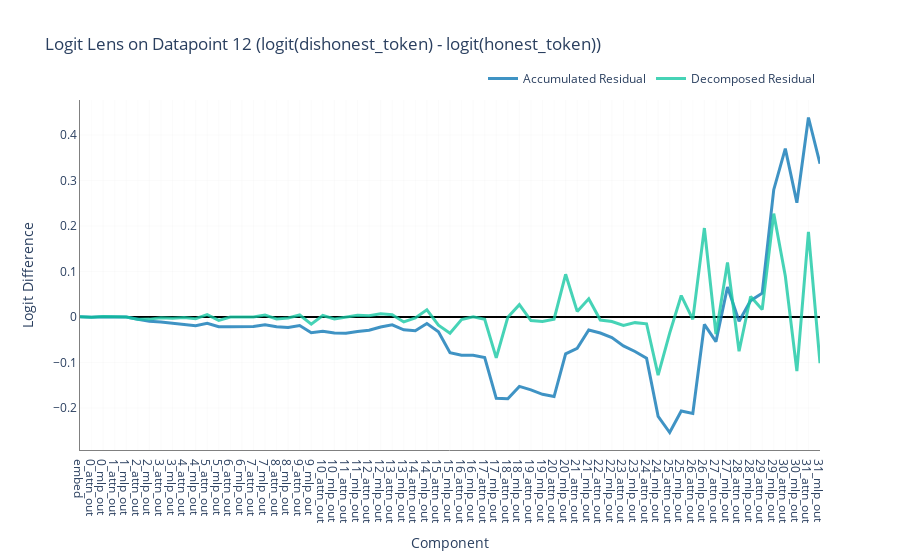

The notebook cell this image was saved under:
### Code cell
plot_lines_(
    [logit_lens_logit_diffs_accumulated.cpu().numpy(), logit_lens_logit_diffs_decomposed.cpu().numpy()],
    xtick_labels=labels,
    title="Logit Lens on Datapoint 12 (logit(dishonest_token) - logit(honest_token))",
    xaxis_label="Component",
    yaxis_label="Logit Difference",
    names=['Accumulated Residual', 'Decomposed Residual'],
).show()

### Figure 1 — Plotly figure (JSON) as saved in the notebook; plotly's stock layout.template omitted (floating-point values rounded to 4 significant figures)
{"data": [{"line": {"color": "rgba(16, 120, 182, 0.8)", "width": 3}, "mode": "lines", "name": "Accumulated Residual", "type": "scatter", "x": [0, 1, 2, 3, 4, 5, 6, 7, 8, 9, 10, 11, 12, 13, 14, 15, 16, 17, 18, 19, 20, 21, 22, 23, 24, 25, 26, 27, 28, 29, 30, 31, 32, 33, 34, 35, 36, 37, 38, 39, 40, 41, 42, 43, 44, 45, 46, 47, 48, 49, 50, 51, 52, 53, 54, 55, 56, 57, 58, 59, 60, 61, 62, 63, 64], "y": [0.00038, -0.000398, 0.0005166, 3.335e-05, -0.0002109, -0.004945, -0.009577, -0.01108, -0.01389, -0.0151, -0.01894, -0.01382, -0.02126, -0.02139, -0.02117, -0.02103, -0.01688, -0.02123, -0.02319, -0.01878, -0.03455, -0.03112, -0.03532, -0.03554, -0.0319, -0.02913, -0.02202, -0.01721, -0.02804, -0.03013, -0.01441, -0.03247, -0.07842, -0.08414, -0.0839, -0.08912, -0.1788, -0.1796, -0.1524, -0.1603, -0.1699, -0.1748, -0.08097, -0.06862, -0.02861, -0.03525, -0.04504, -0.06343, -0.07582, -0.09069, -0.2183, -0.2538, -0.2066, -0.2118, -0.01633, -0.05414, 0.06584, -0.009284, 0.03589, 0.05245, 0.2798, 0.3701, 0.2513, 0.4385, 0.3369]}, {"line": {"color": "rgba(24, 201, 164, 0.8)", "width": 3}, "mode": "lines", "name": "Decomposed Residual", "type": "scatter", "x": [0, 1, 2, 3, 4, 5, 6, 7, 8, 9, 10, 11, 12, 13, 14, 15, 16, 17, 18, 19, 20, 21, 22, 23, 24, 25, 26, 27, 28, 29, 30, 31, 32, 33, 34, 35, 36, 37, 38, 39, 40, 41, 42, 43, 44, 45, 46, 47, 48, 49, 50, 51, 52, 53, 54, 55, 56, 57, 58, 59, 60, 61, 62, 63, 64], "y": [0.00038, -0.000778, 0.0009146, -0.0004832, -0.0002442, -0.004734, -0.004633, -0.001507, -0.002803, -0.001216, -0.003836, 0.005125, -0.007449, -0.0001296, 0.0002198, 0.0001431, 0.004155, -0.00435, -0.001966, 0.004414, -0.01577, 0.003422, -0.004201, -0.0002123, 0.003633, 0.002771, 0.007111, 0.004815, -0.01083, -0.002088, 0.01572, -0.01806, -0.03551, -0.005716, 0.0002422, -0.00522, -0.08969, -0.0007569, 0.02714, -0.007835, -0.009628, -0.004905, 0.09382, 0.01235, 0.04002, -0.006641, -0.009794, -0.01839, -0.01239, -0.01487, -0.1276, -0.03554, 0.04721, -0.005209, 0.1955, -0.03782, 0.12, -0.07513, 0.04517, 0.01657, 0.2274, 0.09024, -0.1188, 0.1872, -0.1016]}], "layout": {"legend": {"orientation": "h", "x": 1, "xanchor": "right", "y": 1.02, "yanchor": "bottom"}, "plot_bgcolor": "white", "title": {"text": "Logit Lens on Datapoint 12 (logit(dishonest_token) - logit(honest_token))"}, "xaxis": {"dtick": 1, "gridcolor": "lightgray", "gridwidth": 0.1, "linecolor": "grey", "linewidth": 1, "showgrid": true, "showline": true, "tickmode": "array", "ticktext": ["embed", "0_attn_out", "0_mlp_out", "1_attn_out", "1_mlp_out", "2_attn_out", "2_mlp_out", "3_attn_out", "3_mlp_out", "4_attn_out", "4_mlp_out", "5_attn_out", "5_mlp_out", "6_attn_out", "6_mlp_out", "7_attn_out", "7_mlp_out", "8_attn_out", "8_mlp_out", "9_attn_out", "9_mlp_out", "10_attn_out", "10_mlp_out", "11_attn_out", "11_mlp_out", "12_attn_out", "12_mlp_out", "13_attn_out", "13_mlp_out", "14_attn_out", "14_mlp_out", "15_attn_out", "15_mlp_out", "16_attn_out", "16_mlp_out", "17_attn_out", "17_mlp_out", "18_attn_out", "18_mlp_out", "19_attn_out", "19_mlp_out", "20_attn_out", "20_mlp_out", "21_attn_out", "21_mlp_out", "22_attn_out", "22_mlp_out", "23_attn_out", "23_mlp_out", "24_attn_out", "24_mlp_out", "25_attn_out", "25_mlp_out", "26_attn_out", "26_mlp_out", "27_attn_out", "27_mlp_out", "28_attn_out", "28_mlp_out", "29_attn_out", "29_mlp_out", "30_attn_out", "30_mlp_out", "31_attn_out", "31_mlp_out"], "tickvals": [0, 1, 2, 3, 4, 5, 6, 7, 8, 9, 10, 11, 12, 13, 14, 15, 16, 17, 18, 19, 20, 21, 22, 23, 24, 25, 26, 27, 28, 29, 30, 31, 32, 33, 34, 35, 36, 37, 38, 39, 40, 41, 42, 43, 44, 45, 46, 47, 48, 49, 50, 51, 52, 53, 54, 55, 56, 57, 58, 59, 60, 61, 62, 63, 64], "title": {"text": "Component"}, "zeroline": true, "zerolinecolor": "black", "zerolinewidth": 1}, "yaxis": {"dtick": 1, "gridcolor": "lightgray", "gridwidth": 0.1, "linecolor": "grey", "linewidth": 1, "showgrid": true, "showline": true, "tick0": 0, "tickmode": "array", "title": {"text": "Logit Difference"}, "zeroline": true, "zerolinecolor": "black", "zerolinewidth": 2}}}
